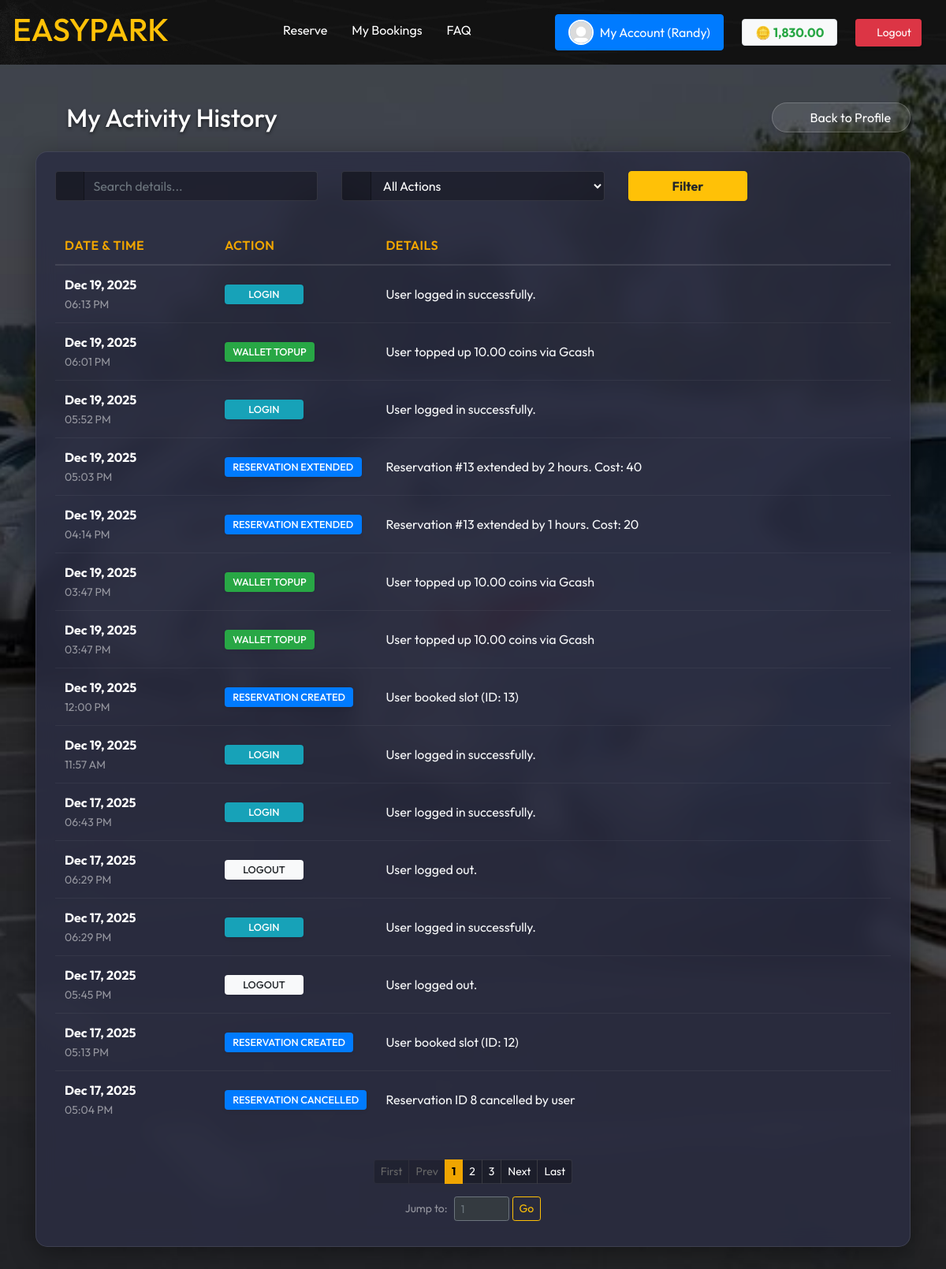
Page /activity_logs.php (signed in) on the committed database.
### tables this page shows
CREATE TABLE `users` (
  `user_id` int(11) NOT NULL,
  `first_name` varchar(50) NOT NULL,
  `middle_name` varchar(50) DEFAULT NULL,
  `last_name` varchar(50) NOT NULL,
  `email` varchar(100) NOT NULL,
  `password` varchar(255) NOT NULL,
  `phone` varchar(20) DEFAULT NULL,
  `user_type` enum('admin','staff','client') NOT NULL DEFAULT 'client',
  `security_word` varchar(255) NOT NULL,
  `created_at` timestamp NULL DEFAULT current_timestamp(),
  `updated_at` timestamp NULL DEFAULT NULL ON UPDATE current_timestamp(),
  `is_active` tinyint(1) NOT NULL DEFAULT 1,
  `image` varchar(255) DEFAULT 'default.jpg',
  `coins` decimal(10,2) NOT NULL DEFAULT 0.00
);

CREATE TABLE `activity_logs` (
  `log_id` int(11) NOT NULL,
  `user_id` int(11) DEFAULT NULL,
  `user_type` enum('admin','staff','client') NOT NULL,
  `action` varchar(50) NOT NULL,
  `details` text DEFAULT NULL,
  `ip_address` varchar(45) DEFAULT NULL,
  `created_at` timestamp NULL DEFAULT current_timestamp()
);

### activity_logs.php (the view, shortened to what this page needs)
<?php
require_once 'includes/db.php';
$user_id = $_SESSION['user_id'];
$search = trim($_GET['search'] ?? '');
$page = max(1, intval($_GET['page'] ?? 1));
$perPage = 15;
$offset = ($page - 1) * $perPage;
$where = ["l.user_id = :user_id"];
$params = [':user_id' => $user_id];
$whereClause = 'WHERE ' . implode(' AND ', $where);
$countStmt = $pdo->prepare("SELECT COUNT(*) FROM activity_logs l $whereClause");
$countStmt->execute($params);
$total = $countStmt->fetchColumn();
$totalPages = ceil($total / $perPage);
$sql = "SELECT l.*
        FROM activity_logs l
        $whereClause
        ORDER BY l.created_at DESC
        LIMIT :limit OFFSET :offset";
$stmt = $pdo->prepare($sql);
foreach ($params as $key => $val) {
    $stmt->bindValue($key, $val);
}
$stmt->bindValue(':limit', $perPage, PDO::PARAM_INT);
$stmt->bindValue(':offset', $offset, PDO::PARAM_INT);
$stmt->execute();
$logs = $stmt->fetchAll(PDO::FETCH_ASSOC);
?>
<!DOCTYPE html>
<html lang="en">
<head>
    <link rel="stylesheet" href="css/font-awesome.min.css">
    <link rel="stylesheet" href="css/bootstrap.min.css">
</head>
<body class="bg-car">
    <?php include 'includes/client_navbar.php'; ?>
    <div class="container py-5">
        <div class="d-flex justify-content-between align-items-center mb-4">
            <h2 class="text-white mb-0" style="text-shadow: 0 2px 4px rgba(0,0,0,0.6);">
                <i class="fa fa-history mr-2 text-warning"></i> My Activity History
            </h2>
            <a href="profile.php" class="btn btn-back rounded-pill px-4 shadow-sm">
                <i class="fa fa-arrow-left mr-2"></i> Back to Profile
            </a>
        </div>
        <div class="glass-card p-4">
            <form method="GET" class="mb-4">
                <div class="row">
                    <div class="col-md-4 mb-2">
                        <div class="input-group">
                            <div class="input-group-prepend">
                                <span class="input-group-text border-right-0"><i class="fa fa-search"></i></span>
                            </div>
                            <input type="text" name="search" class="form-control border-left-0"
                                placeholder="Search details..." value="<?= htmlspecialchars($search) ?>">
                        </div>
                    </div>
                    <div class="col-md-4 mb-2">
                        <div class="input-group">
                            <div class="input-group-prepend">
                                <span class="input-group-text border-right-0"><i class="fa fa-filter"></i></span>
                            </div>
                            <select name="action_filter" class="form-control border-left-0">
                                <option value="" class="text-dark">All Actions</option>
                            </select>
                        </div>
                    </div>
                    <div class="col-md-2 mb-2">
                        <button type="submit"
                            class="btn btn-warning btn-block shadow-sm font-weight-bold">Filter</button>
                    </div>
                </div>
            </form>
            <div class="table-responsive">
                <table class="table table-hover align-middle">
                    <thead>
                        <tr>
                            <th width="20%">Date & Time</th>
                            <th width="15%">Action</th>
                            <th width="65%">Details</th>
                        </tr>
                    </thead>
                    <tbody>
                        <?php if (count($logs) > 0): ?>
                            <?php foreach ($logs as $log): ?>
                                <?php
                                $badgeClass = 'secondary';
                                $act = strtolower($log['action']);
                                if (strpos($act, 'login') !== false)
                                    $badgeClass = 'info';
                                elseif (strpos($act, 'logout') !== false)
                                    $badgeClass = 'light';
                                elseif (strpos($act, 'reservation') !== false)
                                    $badgeClass = 'primary';
                                elseif (strpos($act, 'cancel') !== false || strpos($act, 'delete') !== false)
                                    $badgeClass = 'danger';
                                elseif (strpos($act, 'update') !== false || strpos($act, 'edit') !== false)
                                    $badgeClass = 'warning';
                                elseif (strpos($act, 'create') !== false || strpos($act, 'add') !== false || strpos($act, 'topup') !== false)
                                    $badgeClass = 'success';
                                ?>
                                <tr>
                                    <td>
                                        <div class="font-weight-bold text-white">
                                            <?= date('M d, Y', strtotime($log['created_at'])) ?>
                                        </div>
                                        <small class="text-white-50">
                                            <?= date('h:i A', strtotime($log['created_at'])) ?>
                                        </small>
                                    </td>
                                    <td>
                                        <span class="badge badge-<?= $badgeClass ?> badge-action shadow-sm text-uppercase">
                                            <?= str_replace('_', ' ', $log['action']) ?>
                                        </span>
                                    </td>
                                    <td class="text-light">
                                        <?= htmlspecialchars($log['details']) ?>
                                    </td>
                                </tr>
                            <?php endforeach; ?>
                        <?php endif; ?>
                    </tbody>
                </table>
            </div>
            <?php if ($totalPages > 1): ?>
                <nav aria-label="Page navigation" class="mt-4 mb-2">
                    <ul class="pagination pagination-sm justify-content-center">
                        <?php
                        $q = $_GET;
                        function buildLink($p, $q)
                        {
                            $q['page'] = $p;
                            return '?' . http_build_query($q);
                        }
                        ?>
                        <li class="page-item <?= ($page <= 1) ? 'disabled' : '' ?>">
                            <a class="page-link" href="<?= buildLink(1, $q) ?>">First</a>
                        </li>
                        <li class="page-item <?= ($page <= 1) ? 'disabled' : '' ?>">
                            <a class="page-link" href="<?= buildLink($page - 1, $q) ?>">Prev</a>
                        </li>
                        <?php
                        $start = max(1, $page - 2);
                        $end = min($totalPages, $page + 2);
                        for ($i = $start; $i <= $end; $i++):
                            ?>
                            <li class="page-item <?= ($i == $page) ? 'active' : '' ?>">
                                <a class="page-link" href="<?= buildLink($i, $q) ?>"><?= $i ?></a>
                            </li>
                        <?php endfor; ?>
                        <li class="page-item <?= ($page >= $totalPages) ? 'disabled' : '' ?>">
                            <a class="page-link" href="<?= buildLink($page + 1, $q) ?>">Next</a>
                        </li>
                        <li class="page-item <?= ($page >= $totalPages) ? 'disabled' : '' ?>">
                            <a class="page-link" href="<?= buildLink($totalPages, $q) ?>">Last</a>
                        </li>
                    </ul>
                    <form action="" method="GET" class="form-inline justify-content-center mt-2">
                        <label class="mr-2 text-white-50 small">Jump to:</label>
                        <input type="number" name="page" min="1" max="<?= $totalPages ?>"
                            class="form-control form-control-sm border-secondary text-white bg-dark" style="width: 70px;"
                            placeholder="<?= $page ?>">
                        <button type="submit" class="btn btn-sm btn-outline-warning ml-1">Go</button>
                    </form>
                </nav>
            <?php endif; ?>
        </div>
    </div>
</body>
</html>

### includes/client_navbar.php (shortened to what this page needs)
<?php
require_once __DIR__ . '/db.php';
$current_page = basename($_SERVER['PHP_SELF']);
$profilePic = 'images/default.jpg';
?>
<nav id="navbar" class="navbar navbar-expand-lg bg-image-dark navbar-dark sticky-top w-100 px-3">
    <a id="opp" class="navbar-brand" href="index.php" data-toggle="tooltip" title="Back to Home"
        data-placement="bottom">
        <h1 class="custom-size 75rem">EASYPARK</h1>
    </a>
    <div class="collapse navbar-collapse justify-content-end" id="collapsibleNavbar">
        <ul id="opp" class="navbar-nav">
            <?php if (isset($_SESSION['user_id'])): ?>
                <li class="nav-item">
                    <a class="nav-link <?= ($current_page == 'reservations.php') ? 'active' : '' ?>" href="reservations.php"
                        data-toggle="tooltip" title="Book a parking slot" data-placement="bottom">Reserve</a>
                </li>
            <?php endif; ?>
            <?php if (isset($_SESSION['user_id'])): ?>
                <li class="nav-item">
                    <a class="nav-link <?= ($current_page == 'bookings.php') ? 'active' : '' ?>" href="bookings.php"
                        data-toggle="tooltip" title="View your reservation history" data-placement="bottom">My Bookings</a>
                </li>
            <?php endif; ?>
            <li class="nav-item">
                <a class="nav-link <?= ($current_page == 'faq.php') ? 'active' : '' ?>" href="faq.php"
                    data-toggle="tooltip" title="Frequently Asked Questions" data-placement="bottom">FAQ</a>
            </li>
            <?php if (isset($_SESSION['user_id'])): ?>
                <li class="nav-item d-flex align-items-center mr-3 text-white small position-relative group-clock">
                    <div class="d-flex align-items-center" style="cursor: pointer;" title="Hover to see local time">
                        <i class="fas fa-clock text-white-50"></i>
                    </div>
                </li>
                <li class="nav-item mr-3">
                    <a class="nav-link position-relative" href="#" id="alertsTrigger" role="button" data-toggle="modal"
                        data-target="#notificationCenterModal" title="Notifications">
                        <i class="fas fa-bell fa-fw" style="font-size: 1.2rem;"></i>
                    </a>
                </li>
                <li class="nav-item">
                    <a class="btn btn-primary d-flex align-items-center" href="profile.php" id="accountButton"
                        style="padding: 0.375rem 1rem;" data-toggle="tooltip" title="Manage your profile"
                        data-placement="bottom">
                        <img src="<?= htmlspecialchars($profilePic) ?>" alt="Profile"
                            style="width:32px;height:32px;object-fit:cover;border-radius:50%;border:2px solid #fff;margin-right:8px;">
                        My Account (<?= htmlspecialchars($_SESSION['username'] ?? 'User') ?>)
                    </a>
                </li>
                <?php
                $coins = 0.00;
                if (isset($_SESSION['user_id']) && isset($pdo)) {
                    $stmt = $pdo->prepare('SELECT coins FROM users WHERE user_id = ?');
                    $stmt->execute([$_SESSION['user_id']]);
                    $coins = $stmt->fetchColumn() ?: 0.00;
                }
                $coinColor = ($coins >= 0) ? '#28a745' : '#dc3545';
                ?>
                <li class="nav-item d-flex align-items-center ml-2">
                    <a href="wallet.php" class="badge badge-light px-3 py-2 border shadow-sm"
                        style="font-size: 1rem; color: #333; font-weight: 700; text-decoration: none;" data-toggle="tooltip"
                        title="View Wallet Balance" data-placement="bottom">
                        🪙 <span style="color: <?= $coinColor ?>;"><?= number_format($coins, 2) ?></span>
                    </a>
                </li>
                <li class="nav-item d-flex align-items-center ml-2">
                    <a href="logout.php" class="btn btn-danger btn-sm shadow-sm" style="padding: 0.375rem 0.75rem;"
                        data-toggle="tooltip" title="Sign Out securely" data-placement="bottom">
                        <i class="fas fa-sign-out-alt"></i> Logout
                    </a>
                </li>
            <?php endif; ?>
        </ul>
    </div>
</nav>

### activity_logs.php (style rules this page uses)
body { font-family: 'Outfit', sans-serif; color: #e0e0e0; }
.bg-car { background-image: url('images/bg-car.jpg'); background-size: cover; background-position: center; background-repeat: no-repeat; background-attachment: fixed; min-height: 100vh; }
.glass-card { background: rgba(43, 45, 66, 0.85); backdrop-filter: blur(12px); border-radius: 15px; border: 1px solid rgba(255, 255, 255, 0.1); box-shadow: 0 8px 32px 0 rgba(0, 0, 0, 0.37); }
.form-control { background: rgba(0, 0, 0, 0.3); border: 1px solid rgba(255, 255, 255, 0.1); color: #fff; }
.input-group-text { background: rgba(0, 0, 0, 0.4); border-color: rgba(255, 255, 255, 0.1); color: #aaa; }
.table { color: #e0e0e0; }
.table thead th { border-top: none; border-bottom: 2px solid rgba(255, 255, 255, 0.1); font-weight: 600; text-transform: uppercase; letter-spacing: 0.5px; color: #f0a500; }
.table td { border-top: 1px solid rgba(255, 255, 255, 0.05); vertical-align: middle; }
.badge-action { font-size: 0.8rem; padding: 0.5em 0.8em; min-width: 100px; width: auto; display: inline-block; text-align: center; border-radius: 4px; font-weight: 500; white-space: nowrap; }
.btn-back { background: rgba(255, 255, 255, 0.1); color: #fff; border: 1px solid rgba(255, 255, 255, 0.2); transition: all 0.3s; }
.page-link { background-color: rgba(0, 0, 0, 0.3); border-color: rgba(255, 255, 255, 0.1); color: #fff; }
.page-item.active .page-link { background-color: #f0a500; border-color: #f0a500; color: #000; font-weight: bold; }
.page-item.disabled .page-link { background-color: rgba(0, 0, 0, 0.2); border-color: rgba(255, 255, 255, 0.05); color: #666; }

### includes/client_navbar.php (style rules this page uses)
#navbar { position: sticky; top: 0; z-index: 1030; background-color: rgba(0, 0, 0, 0.3); --nav-image-opacity: 1; }
#navbar::before { content: ""; position: absolute; top: 0; left: 0; width: 100%; height: 100%; z-index: -1; background-image: url('images/nav-bg.jpg'); background-size: cover; background-position: top center; background-repeat: no-repeat; opacity: var(--nav-image-opacity); transition: opacity 0.1s linear; pointer-events: none; }
.navbar-dark .navbar-brand, .navbar-dark .navbar-nav .nav-link { color: #fff; }
.navbar-nav .nav-item { margin-right: 15px; }
.custom-size { color: #ffc107; transition: text-shadow 0.3s ease-in-out, color 0.3s ease-in-out; }

### rows in the picture
users: coins "1,830.00"
activity_logs: created_at "Dec 19, 2025", created_at "06:13 PM", action "LOGIN", details "User logged in successfully."
activity_logs: created_at "Dec 19, 2025", created_at "06:01 PM", action "WALLET TOPUP", details "User topped up 10.00 coins via Gcash"
activity_logs: created_at "Dec 19, 2025", created_at "05:52 PM", action "LOGIN", details "User logged in successfully."
activity_logs: created_at "Dec 19, 2025", created_at "05:03 PM", action "RESERVATION EXTENDED", details "Reservation #13 extended by 2 hours. Cost: 40"
activity_logs: created_at "Dec 19, 2025", created_at "04:14 PM", action "RESERVATION EXTENDED", details "Reservation #13 extended by 1 hours. Cost: 20"
activity_logs: created_at "Dec 19, 2025", created_at "03:47 PM", action "WALLET TOPUP", details "User topped up 10.00 coins via Gcash"
activity_logs: created_at "Dec 19, 2025", created_at "03:47 PM", action "WALLET TOPUP", details "User topped up 10.00 coins via Gcash"
activity_logs: created_at "Dec 19, 2025", created_at "12:00 PM", action "RESERVATION CREATED", details "User booked slot (ID: 13)"
activity_logs: created_at "Dec 19, 2025", created_at "11:57 AM", action "LOGIN", details "User logged in successfully."
activity_logs: created_at "Dec 17, 2025", created_at "06:43 PM", action "LOGIN", details "User logged in successfully."
activity_logs: created_at "Dec 17, 2025", created_at "06:29 PM", action "LOGOUT", details "User logged out."
activity_logs: created_at "Dec 17, 2025", created_at "06:29 PM", action "LOGIN", details "User logged in successfully."
activity_logs: created_at "Dec 17, 2025", created_at "05:45 PM", action "LOGOUT", details "User logged out."
activity_logs: created_at "Dec 17, 2025", created_at "05:13 PM", action "RESERVATION CREATED", details "User booked slot (ID: 12)"
activity_logs: created_at "Dec 17, 2025", created_at "05:04 PM", action "RESERVATION CANCELLED", details "Reservation ID 8 cancelled by user"

### other values in the picture
$_SESSION['username'] "Randy"
